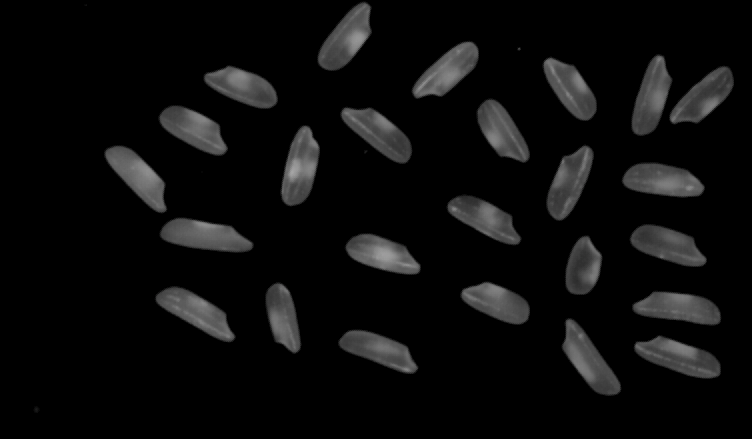
#> input picture images/rice.png, 752 x 439 px
$ python 046connectedComponent.py
#> lines starting #> are read from the running program, lines starting #| are printed output that depends on the picture; after the words box and inside, x2 and y2 are one past the last pixel; in counts of white or black regions, pixels touching at a corner belong together
'''
@Description: 二值图像联通组件寻找
@Author: shuiyj
@Date: 2019-07-29
'''
import cv2 as cv
import numpy as np

def connected_components_demo(src):
    src = cv.GaussianBlur(src, (3, 3), 0)
    gray = cv.cvtColor(src, cv.COLOR_BGR2GRAY)
    ret, binary = cv.threshold(gray, 0, 255, cv.THRESH_BINARY | cv.THRESH_OTSU)
    cv.imshow("binary", binary)

    output = cv.connectedComponents(binary, connectivity=8, ltype=cv.CV_32S)
    num_labels = output[0]
    labels = output[1]
    colors = []
    for i in range(num_labels):
        b = np.random.randint(0, 256)
        g = np.random.randint(0, 256)
        r = np.random.randint(0, 256)
        colors.append((b, g, r))

    colors[0] = (0, 0, 0)
    h, w = gray.shape
    image = np.zeros((h, w, 3), dtype=np.uint8)
    for row in range(h):
        for col in range(w):
            image[row, col] = colors[labels[row, col]]

    cv.imshow("colored labels", image)
    print("total rice : ", num_labels - 1)


src = cv.imread("../images/rice.png")
#> src is the input picture: shape (439, 752, 3); mean B, G, R 12.8, 12.8, 12.8
h, w = src.shape[:2]
#> h = 439; w = 752
connected_components_demo(src)
#> in connected_components_demo, `ret, binary = cv.threshold(gray, 0, 255, cv.THRESH_BINARY | cv.THRESH_..`:
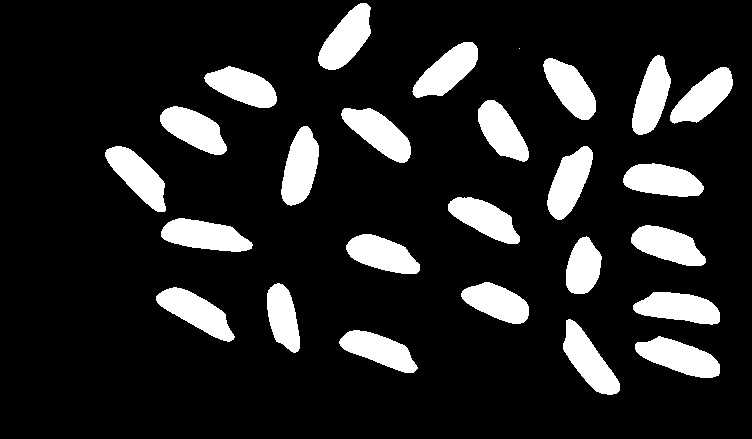
#> binary: shape (439, 752); 14.6% white; 26 white regions (1 under 20 px), largest, box (x1, y1, x2, y2) and area: (161, 218, 253, 252) 2087, (635, 336, 720, 378) 2083, (281, 126, 319, 206) 2055
#> in connected_components_demo, `ret, binary = cv.threshold(gray, 0, 255, cv.THRESH_BINARY | cv.THRESH_..`: ret = 42
#> in connected_components_demo, `num_labels = output[0]`: num_labels = 27
#> in connected_components_demo, `labels = output[1]`:
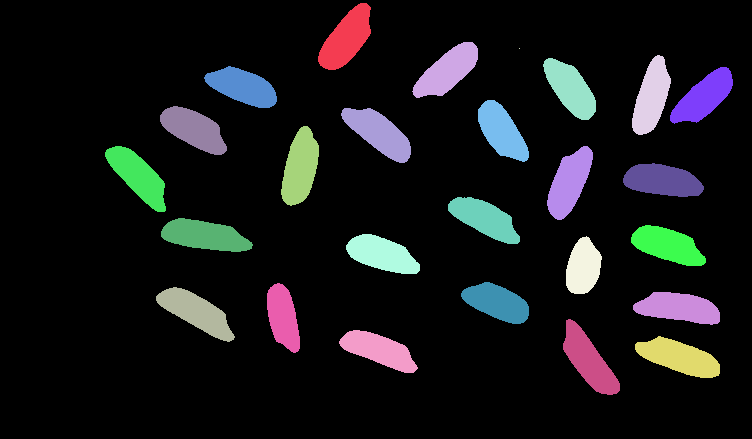
#> labels: shape (439, 752) int32; 27 distinct labels, from 0 to 26; one colour per label, 0 black
#> after the loop in connected_components_demo, `for row in range(h):`:
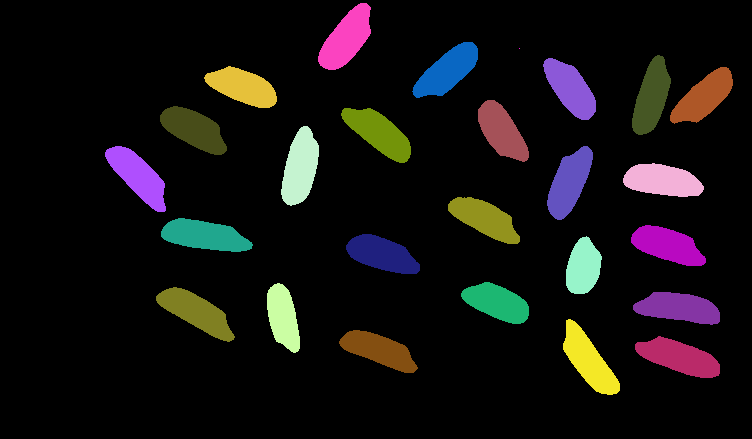
#> image: shape (439, 752, 3); mean of channels 0, 1, 2 17.8, 17.7, 20.6; drawn as B, G, R
#| total rice :  26
cv.waitKey(0)
cv.destroyAllWindows()
